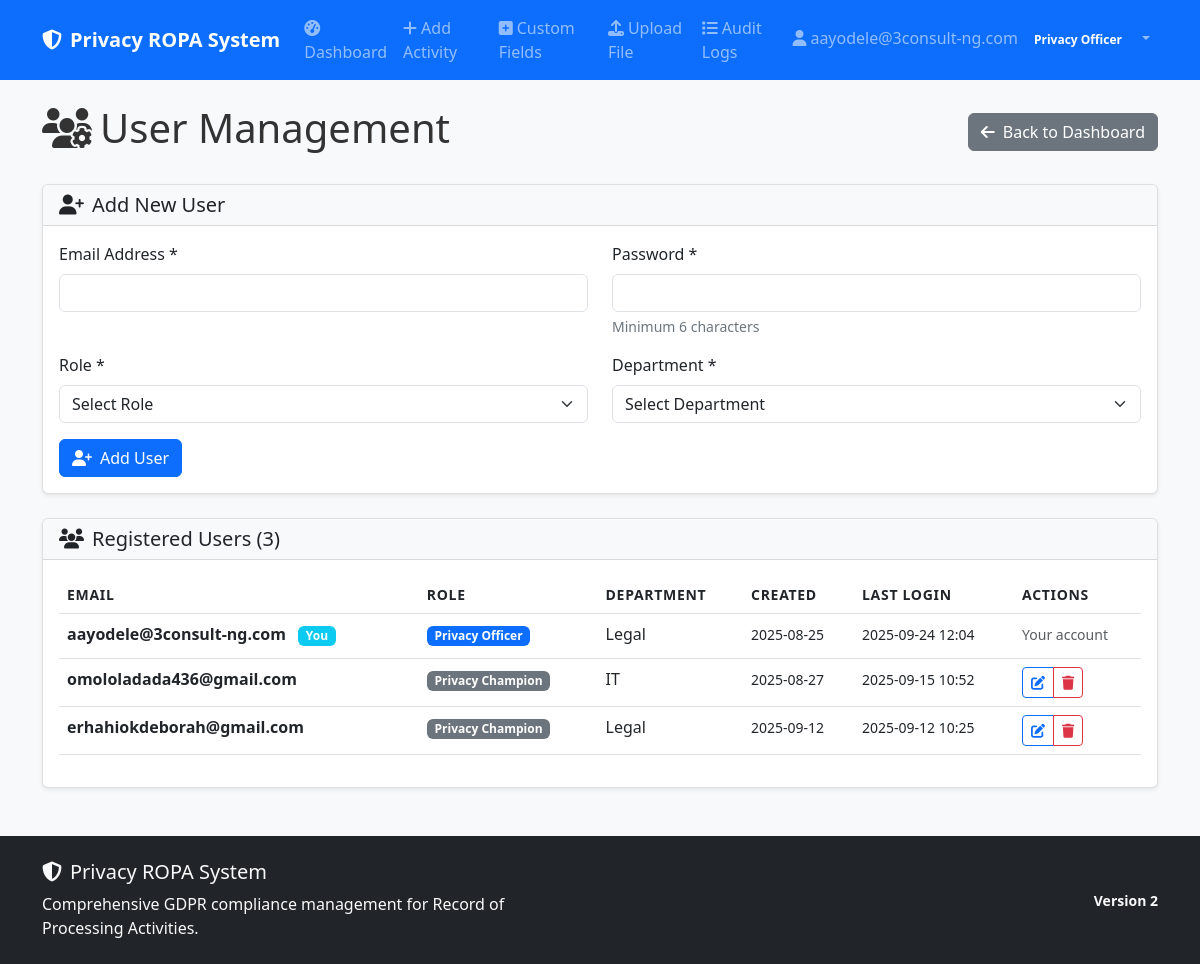
The page /user-management (signed in) on the database its author committed.
### models.py (models this page shows)
class User(UserMixin, db.Model):
    __tablename__ = 'users'
    id = db.Column(Integer, primary_key=True)
    email = db.Column(String(120), unique=True, nullable=False)
    password_hash = db.Column(String(256), nullable=False)
    role = db.Column(String(50), nullable=False, default='Privacy Champion')
    department = db.Column(String(100))
    created_at = db.Column(DateTime, default=datetime.utcnow)
    last_login = db.Column(DateTime)
    reset_token = db.Column(String(256), nullable=True)
    reset_token_expires = db.Column(DateTime, nullable=True)
    ropa_records = db.relationship('ROPARecord', foreign_keys='ROPARecord.created_by', backref='creator', lazy=True)

### app.py (the view)
@app.route('/user-management')
@login_required
def user_management():
    if current_user.role != 'Privacy Officer':
        abort(403)
    users = models.User.query.all()
    return render_template('user_management.html', users=users)

### app.py (called while the page is built)
@login_manager.user_loader
def load_user(user_id):
    return models.User.query.get(int(user_id))

### templates/user_management.html (shortened to what this page needs)
{% extends "base.html" %}
{% block content %}
<div class="d-flex justify-content-between align-items-center mb-4">
    <h1><i class="fas fa-users-cog me-2"></i>User Management</h1>
    <a href="{{ url_for('privacy_officer_dashboard') }}" class="btn btn-secondary">
        <i class="fas fa-arrow-left me-2"></i>Back to Dashboard
    </a>
</div>
<div class="card mb-4">
    <div class="card-header">
        <h5 class="mb-0">
            <i class="fas fa-user-plus me-2"></i>Add New User
        </h5>
    </div>
    <div class="card-body">
        <form method="POST" action="{{ url_for('add_user') }}">
            <div class="row">
                <div class="col-md-6 mb-3">
                    <label for="email" class="form-label">Email Address *</label>
                    <input type="email" class="form-control" id="email" name="email" required>
                </div>
                <div class="col-md-6 mb-3">
                    <label for="password" class="form-label">Password *</label>
                    <input type="password" class="form-control" id="password" name="password" required minlength="6">
                    <div class="form-text">Minimum 6 characters</div>
                </div>
            </div>
            <div class="row">
                <div class="col-md-6 mb-3">
                    <label for="role" class="form-label">Role *</label>
                    <select class="form-select" id="role" name="role" required>
                        <option value="">Select Role</option>
                    </select>
                </div>
                <div class="col-md-6 mb-3">
                    <label for="department" class="form-label">Department *</label>
                    <select class="form-select" id="department" name="department" required>
                        <option value="">Select Department</option>
                    </select>
                </div>
            </div>
            <button type="submit" class="btn btn-primary">
                <i class="fas fa-user-plus me-2"></i>Add User
            </button>
        </form>
    </div>
</div>
<div class="card">
    <div class="card-header">
        <h5 class="mb-0">
            <i class="fas fa-users me-2"></i>Registered Users ({{ users|length }})
        </h5>
    </div>
    <div class="card-body">
        {% if users %}
            <div class="table-responsive">
                <table class="table table-hover">
                    <thead>
                        <tr>
                            <th>Email</th>
                            <th>Role</th>
                            <th>Department</th>
                            <th>Created</th>
                            <th>Last Login</th>
                            <th>Actions</th>
                        </tr>
                    </thead>
                    <tbody>
                        {% for user in users %}
                        <tr>
                            <td>
                                <strong>{{ user.email }}</strong>
                                {% if user.id == current_user.id %}
                                    <span class="badge bg-info ms-2">You</span>
                                {% endif %}
                            </td>
                            <td>
                                <span class="badge bg-{% if user.role == 'Privacy Officer' %}primary{% else %}secondary{% endif %}">
                                    {{ user.role }}
                                </span>
                            </td>
                            <td>{{ user.department or 'N/A' }}</td>
                            <td>
                                <small>{{ user.created_at.strftime('%Y-%m-%d') if user.created_at else 'N/A' }}</small>
                            </td>
                            <td>
                                <small>{{ user.last_login.strftime('%Y-%m-%d %H:%M') if user.last_login else 'Never' }}</small>
                            </td>
                            <td>
                                {% if user.id != current_user.id %}
                                <div class="btn-group btn-group-sm" role="group">
                                    <button type="button" class="btn btn-outline-primary"
                                            onclick="editUser({{ user.id }}, '{{ user.email }}', '{{ user.role }}', '{{ user.department }}')">
                                        <i class="fas fa-edit"></i>
                                    </button>
                                    <button type="button" class="btn btn-outline-danger"
                                            onclick="deleteUser({{ user.id }}, '{{ user.email }}')">
                                        <i class="fas fa-trash"></i>
                                    </button>
                                </div>
                                {% else %}
                                <small class="text-muted">Your account</small>
                                {% endif %}
                            </td>
                        </tr>
                        {% endfor %}
                    </tbody>
                </table>
            </div>
        {% else %}
            <div class="text-center py-4">
                <i class="fas fa-users fa-3x text-muted mb-3"></i>
                <h5>No Users Found</h5>
                <p class="text-muted">Add the first user to get started.</p>
            </div>
        {% endif %}
    </div>
</div>
{% endblock %}

### templates/base.html (shortened to what this page needs)
<!DOCTYPE html>
<html lang="en" data-bs-theme="light">
<head>
    <link href="https://cdn.jsdelivr.net/npm/bootstrap@5.3.0/dist/css/bootstrap.min.css" rel="stylesheet">
    <link href="https://cdnjs.cloudflare.com/ajax/libs/font-awesome/6.4.0/css/all.min.css" rel="stylesheet">
    <link href="{{ url_for('static', filename='css/custom.css') }}" rel="stylesheet">
</head>
<body>
    <nav class="navbar navbar-expand-lg navbar-dark bg-primary">
        <div class="container">
            <a class="navbar-brand fw-bold" href="{{ url_for('index') }}">
                <i class="fas fa-shield-alt me-2"></i>Privacy ROPA System
            </a>
            {% if current_user.is_authenticated %}
            <div class="collapse navbar-collapse" id="navbarNav">
                <ul class="navbar-nav me-auto">
                    <li class="nav-item">
                        <a class="nav-link" href="{{ url_for('index') }}">
                            <i class="fas fa-tachometer-alt me-1"></i>Dashboard
                        </a>
                    </li>
                    <li class="nav-item">
                        <a class="nav-link" href="{{ url_for('add_activity') }}">
                            <i class="fas fa-plus me-1"></i>Add Activity
                        </a>
                    </li>
                    <li class="nav-item">
                        <a class="nav-link" href="{{ url_for('custom_tabs') }}">
                            <i class="fas fa-plus-square me-1"></i>Custom Fields
                        </a>
                    </li>
                    {% if current_user.role == 'Privacy Officer' %}
                    <li class="nav-item">
                        <a class="nav-link" href="{{ url_for('upload_file') }}">
                            <i class="fas fa-upload me-1"></i>Upload File
                        </a>
                    </li>
                    <li class="nav-item">
                        <a class="nav-link" href="{{ url_for('audit_logs') }}">
                            <i class="fas fa-list me-1"></i>Audit Logs
                        </a>
                    </li>
                    {% endif %}
                </ul>
                <ul class="navbar-nav">
                    <li class="nav-item dropdown">
                        <a class="nav-link dropdown-toggle" href="#" role="button" data-bs-toggle="dropdown">
                            <i class="fas fa-user me-1"></i>{{ current_user.email }}
                            <span class="badge bg-primary ms-1">{{ current_user.role }}</span>
                        </a>
                    </li>
                </ul>
            </div>
            {% endif %}
        </div>
    </nav>
    <main class="container my-4">
        {% block content %}{% endblock %}
    </main>
    <footer class="bg-dark text-light py-4 mt-5">
        <div class="container">
            <div class="row">
                <div class="col-md-6">
                    <h5><i class="fas fa-shield-alt me-2"></i>Privacy ROPA System</h5>
                    <p class="mb-0">Comprehensive GDPR compliance management for Record of Processing Activities.</p>
                </div>
                <div class="col-md-6 text-md-end">
                    <p class="mb-0">
                        <small class="text-muted">
                        </small>
                    </p>
                    <p class="mb-0 mt-1">
                        <small class="text-light fw-bold">
                            Version 2
                        </small>
                    </p>
                </div>
            </div>
        </div>
    </footer>
</body>
</html>

### static/css/custom.css (style rules this page uses)
body { background-color: #f8f9fa; color: #333; }
.navbar-brand { font-weight: 600; }
.card { box-shadow: 0 0.125rem 0.25rem rgba(0, 0, 0, 0.075); border: 1px solid rgba(0, 0, 0, 0.125); }
.card-header { background-color: var(--bs-gray-100); border-bottom: 1px solid rgba(0, 0, 0, 0.125); }
.badge { margin-right: 0.25rem; margin-bottom: 0.25rem; }
.table-responsive { border-radius: 0.375rem; }
.table th { border-top: none; font-weight: 600; text-transform: uppercase; font-size: 0.875rem; letter-spacing: 0.05em; }
.btn-group .btn { margin-right: 0; }
.form-label { font-weight: 500; margin-bottom: 0.5rem; }
.form-text { font-size: 0.875rem; color: var(--bs-gray-600); }

### rows shown on the page
User: email "aayodele@3consult-ng.com", role "Privacy Officer", shows "You", department "Legal", created_at "2025-08-25", last_login "2025-09-24 12:04", shows "Your account"
User: email "omololadada436@gmail.com", role "Privacy Champion", department "IT", created_at "2025-08-27", last_login "2025-09-15 10:52"
User: email "erhahiokdeborah@gmail.com", role "Privacy Champion", department "Legal", created_at "2025-09-12", last_login "2025-09-12 10:25"

### other values the page prints
{{ users|length }} "3"
